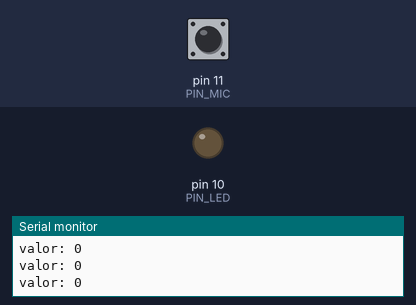
A sketch run on a simulated Arduino Uno, built with avr-gcc and run on an emulated ATmega328P. On the bench: output pins drawn as LEDs (lit = HIGH), the last lines printed to the serial monitor. Dashed ring = blinking. Inputs (shaded band) come from the test bench; at power-on: pin 11 (PIN_MIC) LOW.

Above: at 1.2 s.
1.3 s: pin 11 (PIN_MIC) driven HIGH
At 1.7 s:
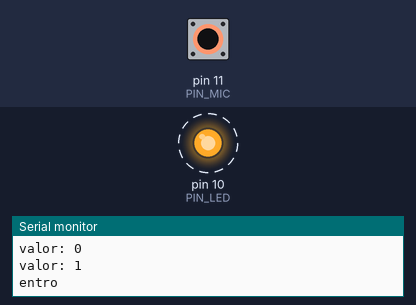
4.3 s: pin 11 (PIN_MIC) driven LOW
At 5.0 s:
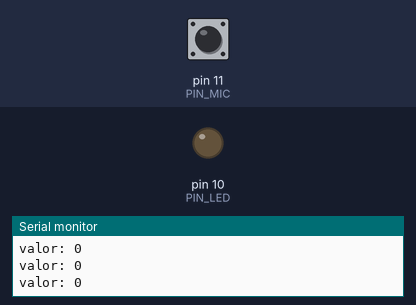
7.3 s: pin 11 (PIN_MIC) pulsed HIGH 2 times (0.12 s each, 0.3 s apart)
At 7.6 s:
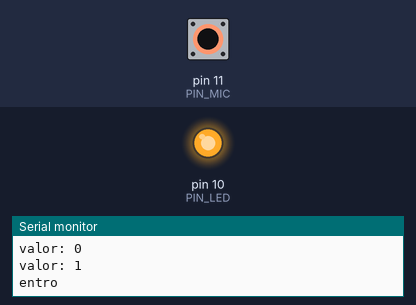
10.9 s: pin 11 (PIN_MIC) pulsed HIGH 2 times (0.12 s each, 0.3 s apart)
At 11.6 s:
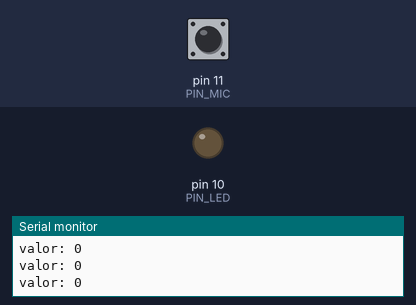
Timing chart, 0 to 13.9 s (numbered marks = the images above; inputs shaded):
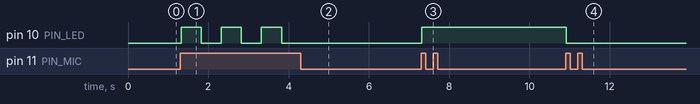

The sketch:

13-sensor-sonido-modo-digital.ino
```cpp
#define PIN_LED 10
#define PIN_SOUND_SENSOR_DIGITAL 11 // MIC
#define PIN_SOUND_SENSOR_ANALOG 11 // MIC

int PIN_MIC = 11;
// int valor;
int estado;

void setup() {
  Serial.begin(9600);
  pinMode(PIN_MIC, INPUT);
  pinMode(PIN_LED, OUTPUT);
}

void loop() {
  int valor = digitalRead(PIN_MIC);
  Serial.print("valor: ");
  Serial.println(valor);
  if (valor == HIGH) {
    Serial.println("entro");
    int estado = digitalRead(PIN_LED);
    digitalWrite(PIN_LED, !estado);
    delay(500);
  }
}
```

Measured:
- after the input at 1.3 s, pin 10 (PIN_LED): alternates HIGH for 0.50 s and LOW for 0.50 s, starting at once
- after the input at 4.3 s, pin 10 (PIN_LED): stops changing and stays LOW
- after the input at 7.3 s, pin 10 (PIN_LED): LOW → HIGH at once
- after the input at 10.9 s, pin 10 (PIN_LED): HIGH → LOW at once
